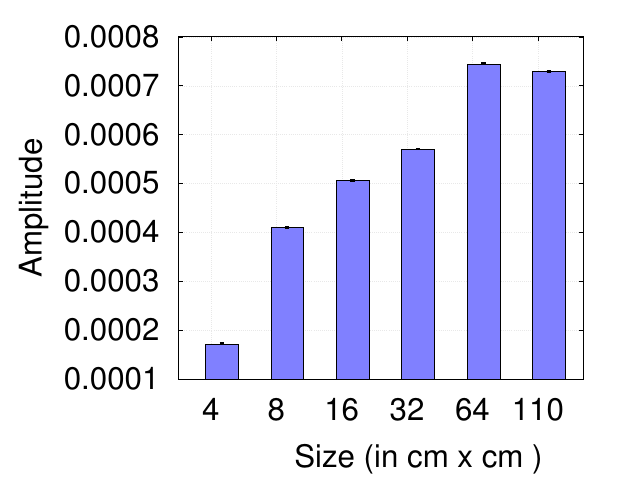

This chart was generated by the following gnuplot code:
set terminal postscript eps color size 6.4in,4.8in font 'Helvetica,45'
set output 'size_error.eps'
set ylabel 'Amplitude' font 'Helvetica,45' offset 2
set xlabel 'Size (in cm x cm )' font 'Helvetica,45' offset 2
set title ''

set offset -0.5,-0.3,0,0
set grid back lt 0 lw 1 lc rgb "#e9e9e9"
set style fill solid 0.50 border 0
set style histogram errorbars gap 2 lw 8
set style data histogram

#set xtics rotate by -45
#set key top left
#set style fill empty
#set yrange [0:21.0]

set xtics ("4" 0, "8" 1, "16" 2, "32" 3, "64" 4, "110" 5)
#set xtic rotate by -45
set ytics auto

set boxwidth 1.5

#set style fill solid
#plot 'keyboard.dat' using ($0 -.05):2:3 linestyle 3 with boxerrorbars notitle

plot 'size_error.dat' using 2:3 linecolor rgb "#0000FF" notitle
